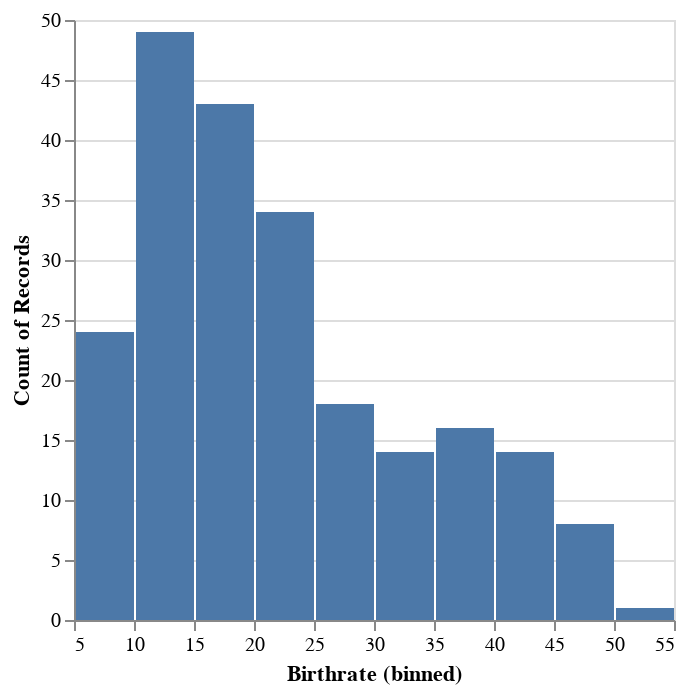

The notebook cell saved with this chart:
### Code cell
c = Chart(wb)
# make a chart
m = c.mark_bar() # set the mark -- returns a new Chart
e = m.encode(X('Birthrate',bin=True),y='count()') # set the encoding
e.display()

### Figure 1 — Vega-Lite specification as saved in the notebook (floating-point values rounded to 4 significant figures; data arrays with more than 128 entries replaced by an {"elided": "..."} marker saying what was removed)
{"config": {"view": {"continuousWidth": 300, "continuousHeight": 300}}, "data": {"name": "data-63dc6d634b74f80f97b4f9e47a349ead"}, "mark": {"type": "bar"}, "encoding": {"x": {"bin": true, "field": "Birthrate", "type": "quantitative"}, "y": {"aggregate": "count", "type": "quantitative"}}, "$schema": "https://vega.github.io/schema/vega-lite/v5.20.1.json", "datasets": {"data-63dc6d634b74f80f97b4f9e47a349ead": {"elided": "224 records"}}}
